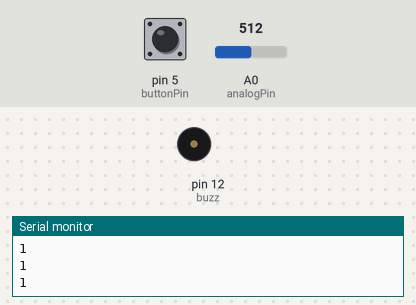
A sketch run on a simulated Arduino Uno, built with avr-gcc and run on an emulated ATmega328P. On the bench: buzzer (waves = sounding), the last lines printed to the serial monitor. The inputs (shaded band) are chosen by the test bench; at power-on: pin 5 (buttonPin) HIGH, A0 (analogPin) = 512.

Above: at 1.2 s.
1.3 s: pin 5 (buttonPin) pulled LOW for 0.15 s
At 1.43 s:
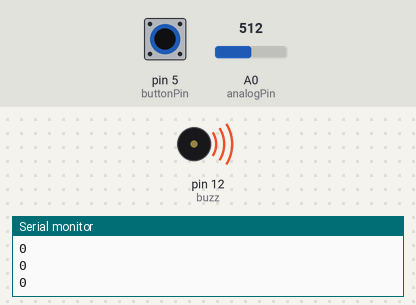
3.0 s: pin 5 (buttonPin) pulled LOW for 3.2 s
At 7.3 s:
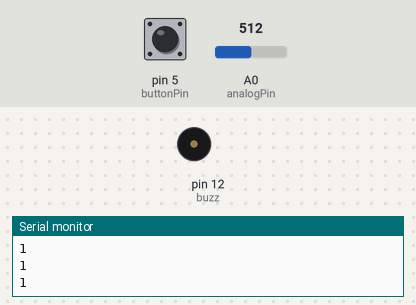
Timing chart, 0 to 8.8 s (numbered marks = the images above; inputs shaded):
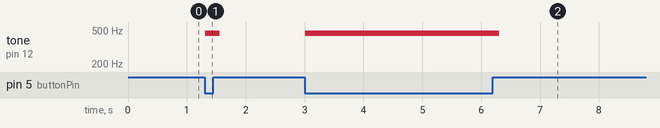

Measured:
- after the input at 1.3 s, tone on pin 12 (buzz): silent → 459 Hz at once, → silent 0.24 s later
- after the input at 3.0 s, tone on pin 12 (buzz): silent → 459 Hz at once, → silent 3.3 s later

The sketch:

Hydro_Music.ino
```cpp
int analogPin = 0;
int buzz = 12;
int fre = 0;
int data = 0;
int val;
int buttonPin = 5;
int buttonState;

void setup (){
pinMode(buttonPin, INPUT);
pinMode(buzz, OUTPUT);
Serial.begin(9600);
buttonState = digitalRead(buttonPin);
}

void loop (){
val = digitalRead(buttonPin);
Serial.println(val);
delay(10);
if (val != buttonState)  // check if button was pressed
  {
  data = analogRead(analogPin);
  fre = map(data, 300, 750, 200, 750);
  tone(buzz,fre,100);
  //Serial.println(data);
  }else{

  }

}
```
